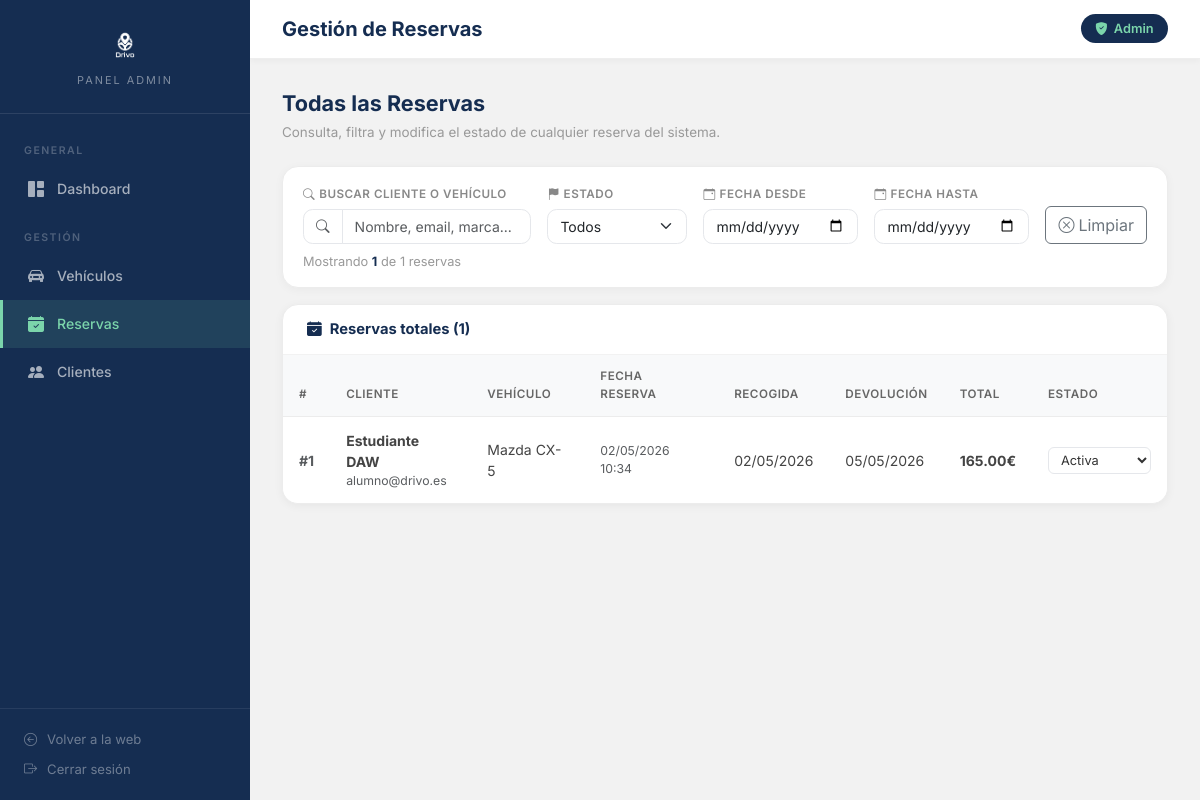
The app's page /Controller/admin/reservas_admin.php (signed in), older data.
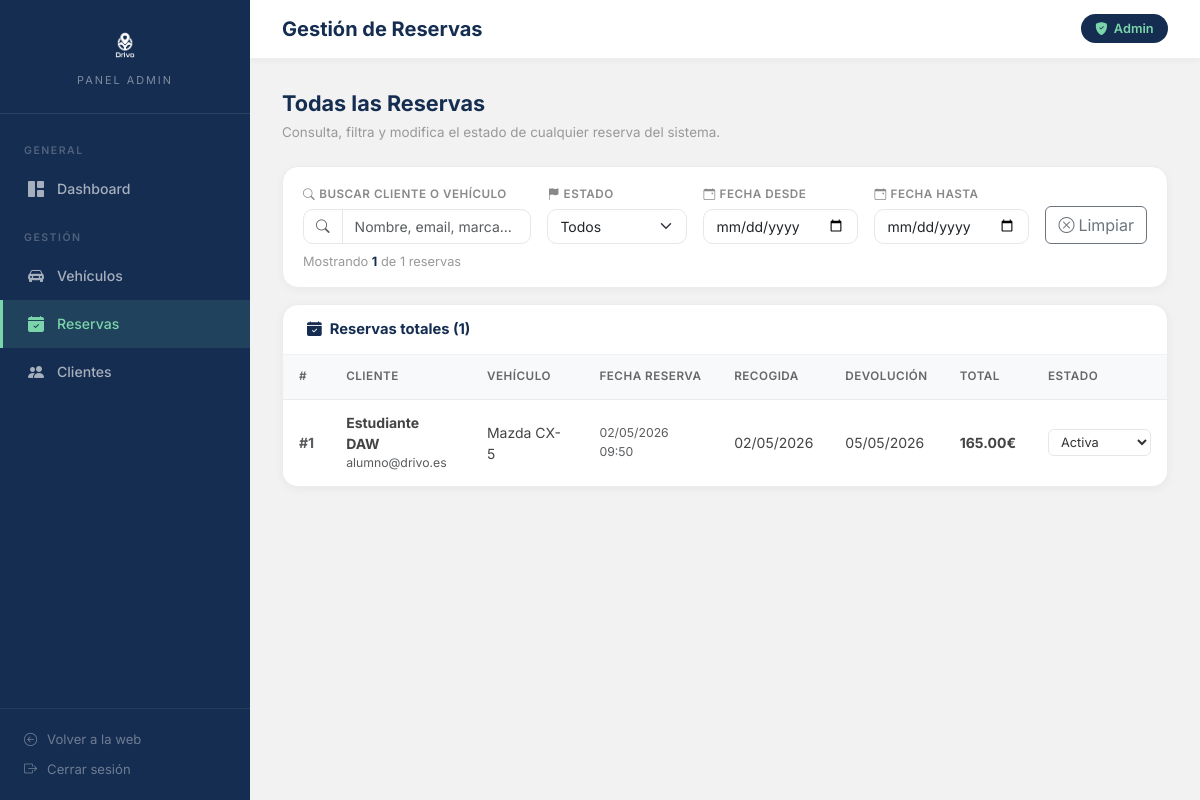
The same page, newer data.
### tables this page shows
CREATE TABLE IF NOT EXISTS `reservas` (
  `id` int(11) NOT NULL AUTO_INCREMENT,
  `id_vehiculo` int(11) NOT NULL,
  `id_cliente` int(11) NOT NULL,
  `fecha_reserva` timestamp NOT NULL DEFAULT current_timestamp(),
  `fecha_inicio` date NOT NULL,
  `fecha_fin` date NOT NULL,
  `sancion_km` decimal(8,2) NOT NULL DEFAULT 0.00,
  `sancion_tiempo` decimal(8,2) NOT NULL DEFAULT 0.00,
  `precio_total` decimal(10,2) NOT NULL,
  `estado` enum('Pendiente','Activa','Finalizada','Cancelada') NOT NULL DEFAULT 'Pendiente',
  PRIMARY KEY (`id`),
  KEY `idx_vehiculo` (`id_vehiculo`),
  KEY `idx_cliente` (`id_cliente`),
  CONSTRAINT `fk_reserva_cliente` FOREIGN KEY (`id_cliente`) REFERENCES `clientes` (`id`) ON UPDATE CASCADE,
  CONSTRAINT `fk_reserva_vehiculo` FOREIGN KEY (`id_vehiculo`) REFERENCES `flota` (`id`) ON UPDATE CASCADE
);

CREATE TABLE IF NOT EXISTS `clientes` (
  `id` int(11) NOT NULL AUTO_INCREMENT,
  `usuario` varchar(50) NOT NULL,
  `passw` varchar(255) NOT NULL,
  `email` varchar(100) NOT NULL,
  `nombre` varchar(50) NOT NULL,
  `apellidos` varchar(100) NOT NULL,
  `rol` enum('admin','cliente') NOT NULL DEFAULT 'cliente',
  `fecha_registro` timestamp NOT NULL DEFAULT current_timestamp(),
  PRIMARY KEY (`id`),
  UNIQUE KEY `usuario` (`usuario`),
  UNIQUE KEY `email` (`email`)
);

CREATE TABLE IF NOT EXISTS `flota` (
  `id` int(11) NOT NULL AUTO_INCREMENT,
  `matricula` varchar(15) NOT NULL,
  `marca` varchar(50) NOT NULL,
  `modelo` varchar(50) NOT NULL,
  `motor` varchar(100) NOT NULL,
  `cambios` varchar(50) NOT NULL,
  `traccion` varchar(50) NOT NULL,
  `llantas` int(2) NOT NULL DEFAULT 17,
  `anio` int(4) NOT NULL,
  `precio_dia` decimal(8,2) NOT NULL DEFAULT 0.00,
  `imagen` varchar(255) DEFAULT 'default.jpg',
  `disponible` tinyint(1) NOT NULL DEFAULT 1,
  `oferta` tinyint(1) NOT NULL DEFAULT 0,
  PRIMARY KEY (`id`),
  UNIQUE KEY `matricula` (`matricula`)
);

### Controller/admin/reservas_admin.php (called while the page is built, shortened)
<?php
require_once '../../Model/Reserva.php';
$reservas = Reserva::getTodasReservas();
include '../../View/admin/reservas_view.php';

### Model/Reserva.php (called while the page is built, shortened)
<?php
class Reserva {
    public static function getTodasReservas() {
        $conexion = DrivoDB::connectDB();
        $consulta = "SELECT r.*, c.nombre, c.apellidos, c.email, f.marca, f.modelo
                     FROM reservas r
                     JOIN clientes c ON r.id_cliente = c.id
                     JOIN flota f ON r.id_vehiculo = f.id
                     ORDER BY r.fecha_reserva DESC";
        return $conexion->query($consulta)->fetchAll(PDO::FETCH_OBJ);
    }
}
?>

### View/admin/reservas_view.php (the view, shortened to what the changed rows need)
<?php
include 'layout_top.php';
?>
<div class="admin-table-card">
    <div class="table-responsive">
        <table class="table table-hover" id="tabla-reservas">
            <thead>
                <tr>
                    <th>#</th>
                    <th>Cliente</th>
                    <th>Vehículo</th>
                    <th>Fecha reserva</th>
                    <th>Recogida</th>
                    <th>Devolución</th>
                    <th>Total</th>
                    <th>Estado</th>
                </tr>
            </thead>
            <tbody>
                <?php if (empty($reservas)): ?>
                    <tr><td colspan="8" class="text-center text-muted py-4">No hay reservas en el sistema.</td></tr>
                <?php else: ?>
                    <?php foreach ($reservas as $r): ?>
                        <tr data-estado="<?= $r->estado ?>"
                            data-fecha-ini="<?= $r->fecha_inicio ?>"
                            data-fecha-fin="<?= $r->fecha_fin ?>">
                            <td class="text-muted fw-bold">#<?= $r->id ?></td>
                            <td>
                                <div class="fw-bold"><?= htmlspecialchars($r->nombre . ' ' . $r->apellidos) ?></div>
                                <div class="text-muted small"><?= htmlspecialchars($r->email) ?></div>
                            </td>
                            <td><?= htmlspecialchars($r->marca . ' ' . $r->modelo) ?></td>
                            <td class="text-muted small"><?= date('d/m/Y H:i', strtotime($r->fecha_reserva)) ?></td>
                            <td><?= date('d/m/Y', strtotime($r->fecha_inicio)) ?></td>
                            <td><?= date('d/m/Y', strtotime($r->fecha_fin)) ?></td>
                            <td class="fw-bold"><?= $r->precio_total ?>€</td>
                            <td>
                                <form method="POST" action="/Proyecto/Controller/admin/reservas_admin.php">
                                    <select name="estado" class="select-estado" onchange="this.form.submit()">
                                        <?php foreach (['Pendiente','Activa','Finalizada','Cancelada'] as $est): ?>
                                            <option value="<?= $est ?>" <?= $r->estado === $est ? 'selected' : '' ?>><?= $est ?></option>
                                        <?php endforeach; ?>
                                    </select>
                                </form>
                            </td>
                        </tr>
                    <?php endforeach; ?>
                <?php endif; ?>
            </tbody>
        </table>
    </div>
</div>
<?php include 'layout_bottom.php'; ?>

Row changes from the older to the newer data that the page shows:
changed reservas "Activa": fecha_reserva "02/05/2026 10:34" → "02/05/2026 09:50"
